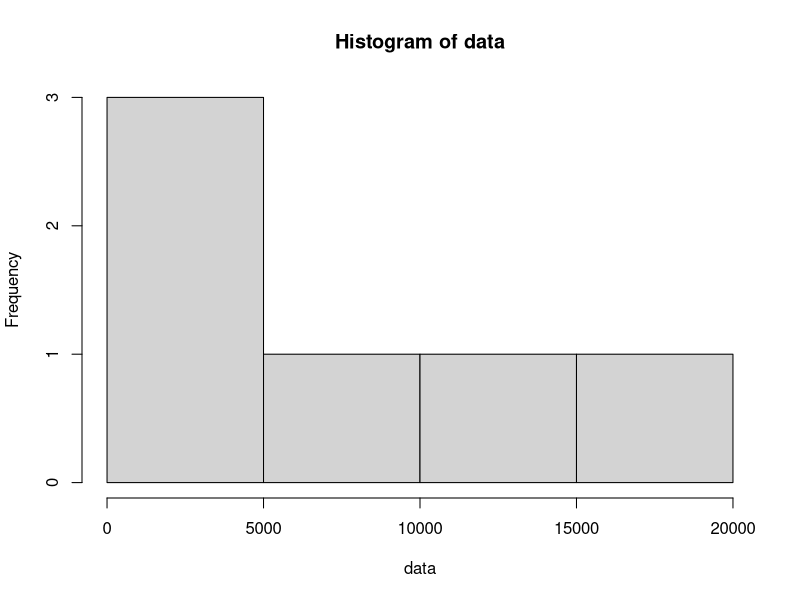
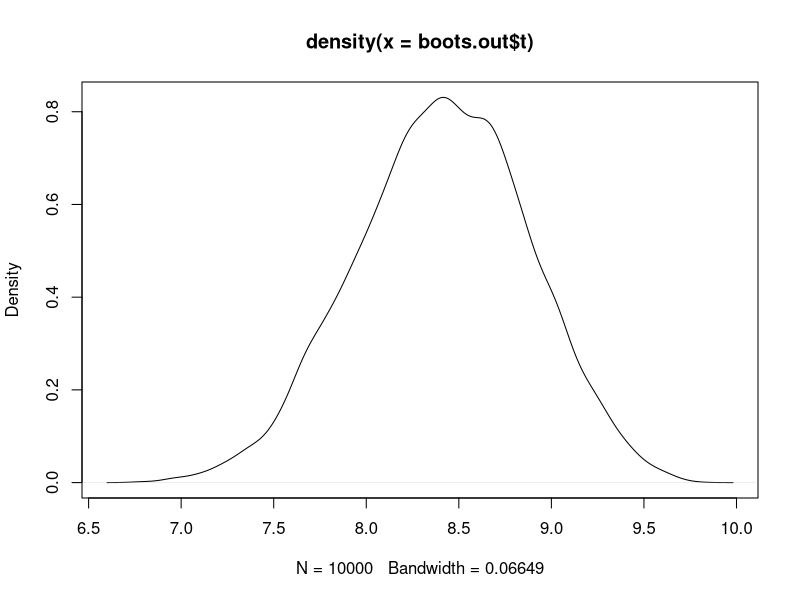
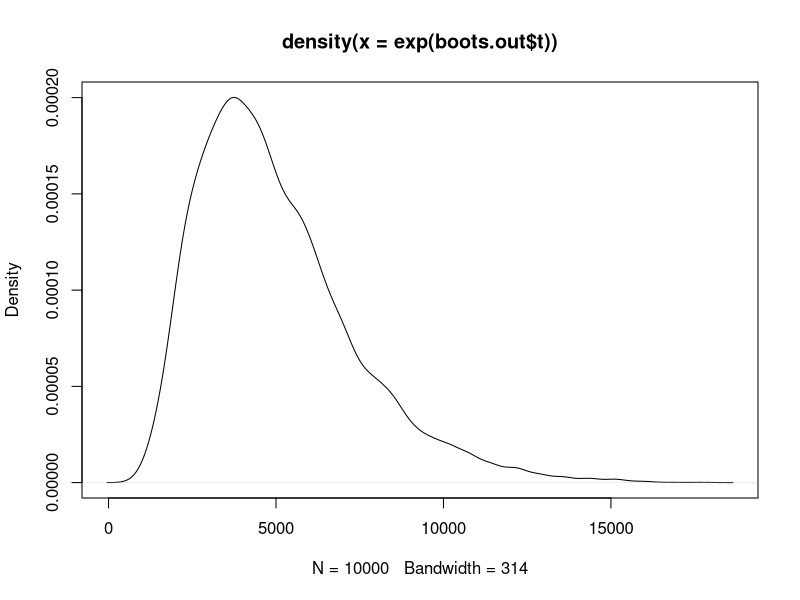

These charts were generated, in order, by the following R code:
rm(list=ls())
library(boot)
set.seed(1)

data <- c(3100,700,17702,9295,1734,13000)
hist(data)

#normal mean
mean(data)
exp(log(mean(data)))

#normal sd
sd(data)

#confidence interval
max(data)
t.test(data, conf.level = 0.95)$conf.int[2]

log_data <- log(data)

#lognormal mean
mean(log_data)
exp(mean(log_data))

sd(log_data)
exp(sd(log_data))

#http://stats.stackexchange.com/questions/33382/how-do-i-calculate-a-confidence-interval-for-the-mean-of-a-log-normal-data-set
# Statistic (MLE)
samp.mean = function(dat) return(mean(dat))

# Bootstrap
boots.out = boot(data=log_data, statistic=function(d, ind){samp.mean(d[ind])}, R = 10000)
#logspace
plot(density(boots.out$t))
#normalspace
plot(density(exp(boots.out$t)))

# 4 types of Bootstrap confidence intervals
#lower
boot.ci(boots.out, conf = 0.95, type = "basic")[4][[1]][4]
#upper
boot.ci(boots.out, conf = 0.95, type = "basic")[4][[1]][5]
exp(boot.ci(boots.out, conf = 0.95, type = "basic")[4][[1]][5])
#exp(boot.ci(boots.out, conf = 0.95, type = "basic")[4][[1]][5])
#[1] 11432.57